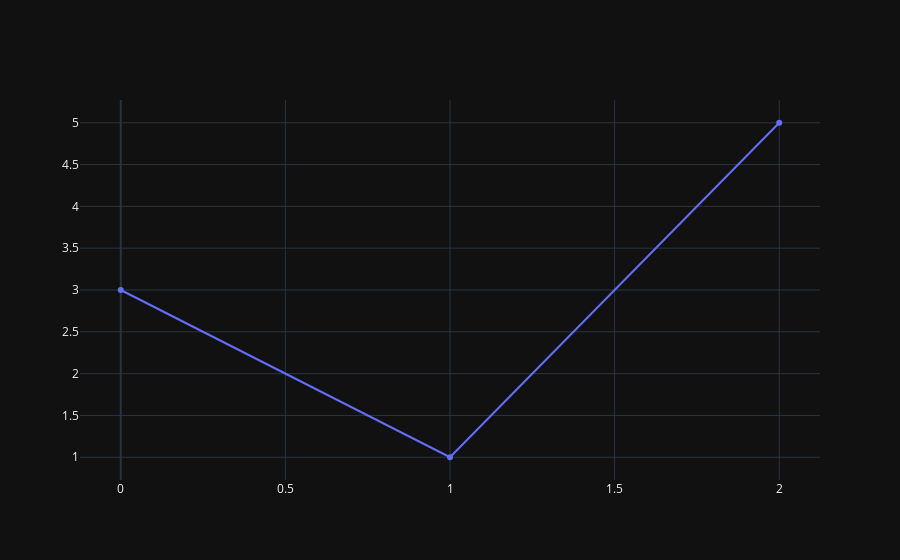

Write notebook code for a chart like this one.
### Code cell
# if passed y, only the x assumed to be the index of y i.e. [0,1,2]
offline.iplot(
    [{'y': [3, 1, 5]}]
)

### Figure 1 — Plotly figure (JSON) as saved in the notebook; plotly's stock layout.template omitted (floating-point values rounded to 4 significant figures)
{"data": [{"y": [3, 1, 5], "type": "scatter"}], "layout": {}}
